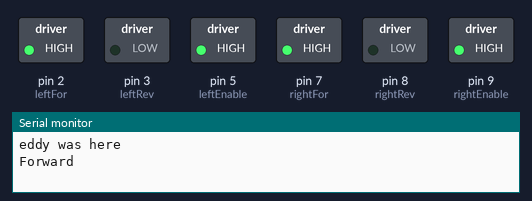
The sketch below on a simulated Arduino Uno, built with avr-gcc and run on an emulated ATmega328P. Parts: switched loads named in the sketch (green lamp = pin HIGH), the last lines printed to the serial monitor.

Above: at 0.1 s.
At 1.8 s:
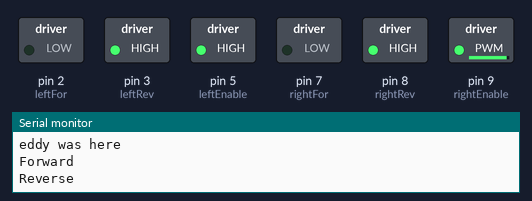
At 3.5 s:
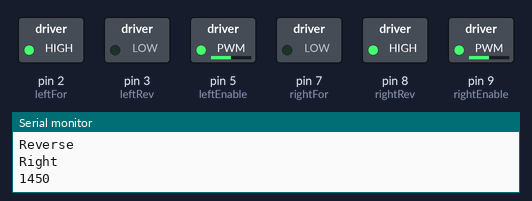
At 5.8 s:
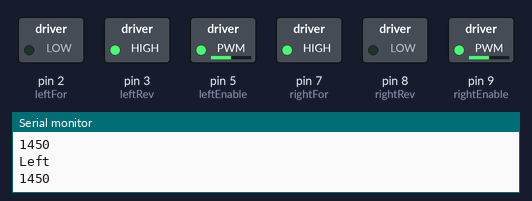
At 11.8 s:
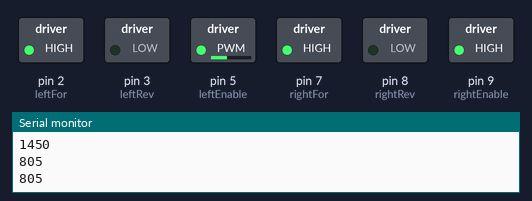
At 26.7 s:
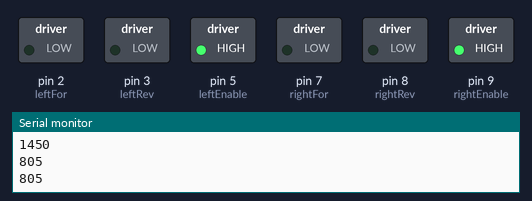
Timing chart, 0 to 28.2 s (numbered marks = the images above):
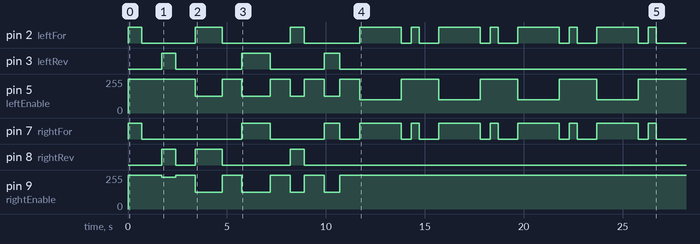

The sketch:

Phase2B.ino
```cpp
// tutorial followed: https://lastminuteengineers.com/l293d-dc-motor-arduino-tutorial/

// pin setup
#define leftFor 2
#define leftRev 3
#define leftEnable 5
#define rightFor 7
#define rightRev 8
#define rightEnable 9


double turn_const = 2900; // the amount of milliseconds that it takes for the board to turn 360 degrees
void setup() {
  Serial.begin(9600);
  pinMode(leftFor, OUTPUT);
  pinMode(leftRev, OUTPUT);
  pinMode(rightFor, OUTPUT);
  pinMode(rightRev, OUTPUT);
  pinMode(leftEnable, OUTPUT);
  pinMode(rightEnable, OUTPUT);

  analogWrite(leftEnable, 255);
  analogWrite(rightEnable, 255);

  Serial.println("eddy was here");
  Serial.println("Forward");
  forward(700);
  delay(1000);
  Serial.println("Reverse");
  rev(700);

  delay(1000);
  Serial.println("Right");
  pivot_right(180);
  delay(1000);
  Serial.println("Left");
  pivot_left(180);
  delay(1000);


  pivot_right(100);
  delay(1000);
  pivot_left(100);
  delay(1000);


  for(int i = 0; i < 4; i ++)
  {
    turn_left(2095);
    delay(500);
    forward(400);
    delay(1000);
  }
  delay(1000);
}

void loop() {
  //Serial.println("eddy was here");
  // Serial.println("Forward");
  // forward(700);
  // delay(1000);
  // Serial.println("Reverse");
  // rev(700);
  // delay(1000);
  // Serial.println("Right");
  // pivot_right(180);
  // delay(1000);
  // Serial.println("Left");
  // pivot_left(180);
  // delay(1000);
  // pivot_right(90);
  // delay(1000);
  // pivot_left(90);
  // delay(1000);


}

void forward(int duration) // duration in sec
{
  digitalWrite(leftRev, LOW);
  digitalWrite(rightRev, LOW);
  digitalWrite(leftFor, HIGH);
  digitalWrite(rightFor, HIGH);
  delay(duration);
  digitalWrite(leftFor, LOW);
  digitalWrite(rightFor, LOW);
}

void rev(int duration) // duration in sec
{
  analogWrite(rightEnable, 240);
  digitalWrite(leftRev, HIGH);
  digitalWrite(rightRev, HIGH);
  digitalWrite(leftFor, LOW);
  digitalWrite(rightFor, LOW);
  delay(duration);
  digitalWrite(leftRev, LOW);
  digitalWrite(rightRev, LOW);
  analogWrite(rightEnable, 255);
}

void pivot_right(int angle) // duration in sec
{
  analogWrite(rightEnable, 127);
  analogWrite(leftEnable, 127);
  digitalWrite(leftRev, LOW);
  digitalWrite(rightRev, HIGH);
  digitalWrite(leftFor, HIGH);
  digitalWrite(rightFor, LOW);
  double delay_time = (turn_const/360.0)*angle;
  Serial.println((int)delay_time);
  delay((int)delay_time - 100);
  digitalWrite(rightRev, LOW);
  digitalWrite(leftFor, LOW);
  analogWrite(leftEnable, 255);
  analogWrite(rightEnable, 255);
}

void pivot_left(int angle)
{
  analogWrite(leftEnable, 127);
  analogWrite(rightEnable, 127);
  digitalWrite(leftRev, HIGH);
  digitalWrite(rightRev, LOW);
  digitalWrite(leftFor, LOW);
  digitalWrite(rightFor, HIGH);
  double delay_time = (turn_const/360.0)*angle;
  Serial.println((int)delay_time);
  delay((int)delay_time);
  digitalWrite(leftRev, LOW);
  digitalWrite(rightFor, LOW);
  analogWrite(leftEnable, 255);
  analogWrite(rightEnable, 255);
}

void turn_left(int duration)
{
  analogWrite(leftEnable, 100);
  analogWrite(rightEnable, 255);
  digitalWrite(leftRev, LOW);
  digitalWrite(rightRev, LOW);
  digitalWrite(leftFor, HIGH);
  digitalWrite(rightFor, HIGH);
  delay(duration);
  digitalWrite(leftFor, LOW);
  digitalWrite(rightFor, LOW);
  analogWrite(leftEnable, 255);
  analogWrite(rightEnable, 255);
}
```
